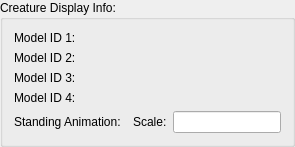
        <widget class="QGroupBox" name="groupBox_3">
         <property name="minimumSize">
          <size>
           <width>0</width>
           <height>0</height>
          </size>
         </property>
         <property name="title">
          <string>Creature Display Info:</string>
         </property>
         <layout class="QGridLayout" name="gridLayout_4">
          <item row="1" column="0">
           <widget class="QLabel" name="label_86">
            <property name="text">
             <string>Model ID 2:</string>
            </property>
           </widget>
          </item>
          <item row="4" column="1" colspan="2">
           <layout class="QVBoxLayout" name="animationSelLayout"/>
          </item>
          <item row="2" column="0">
           <widget class="QLabel" name="label_87">
            <property name="text">
             <string>Model ID 3:</string>
            </property>
           </widget>
          </item>
          <item row="4" column="0">
           <widget class="QLabel" name="label_89">
            <property name="text">
             <string>Standing Animation:</string>
            </property>
           </widget>
          </item>
          <item row="3" column="0">
           <widget class="QLabel" name="label_88">
            <property name="text">
             <string>Model ID 4:</string>
            </property>
           </widget>
          </item>
          <item row="0" column="0">
           <widget class="QLabel" name="label_85">
            <property name="text">
             <string>Model ID 1:</string>
            </property>
           </widget>
          </item>
          <item row="4" column="3">
           <widget class="QLabel" name="label_19">
            <property name="text">
             <string>Scale:</string>
            </property>
           </widget>
          </item>
          <item row="4" column="4">
           <widget class="QLineEdit" name="ScaleEdit"/>
          </item>
          <item row="0" column="1" colspan="4">
           <layout class="QVBoxLayout" name="model1Layout"/>
          </item>
          <item row="1" column="1" colspan="4">
           <layout class="QVBoxLayout" name="model2Layout"/>
          </item>
          <item row="2" column="1" colspan="4">
           <layout class="QVBoxLayout" name="model3Layout"/>
          </item>
          <item row="3" column="1" colspan="4">
           <layout class="QVBoxLayout" name="model4Layout"/>
          </item>
         </layout>
        </widget>
